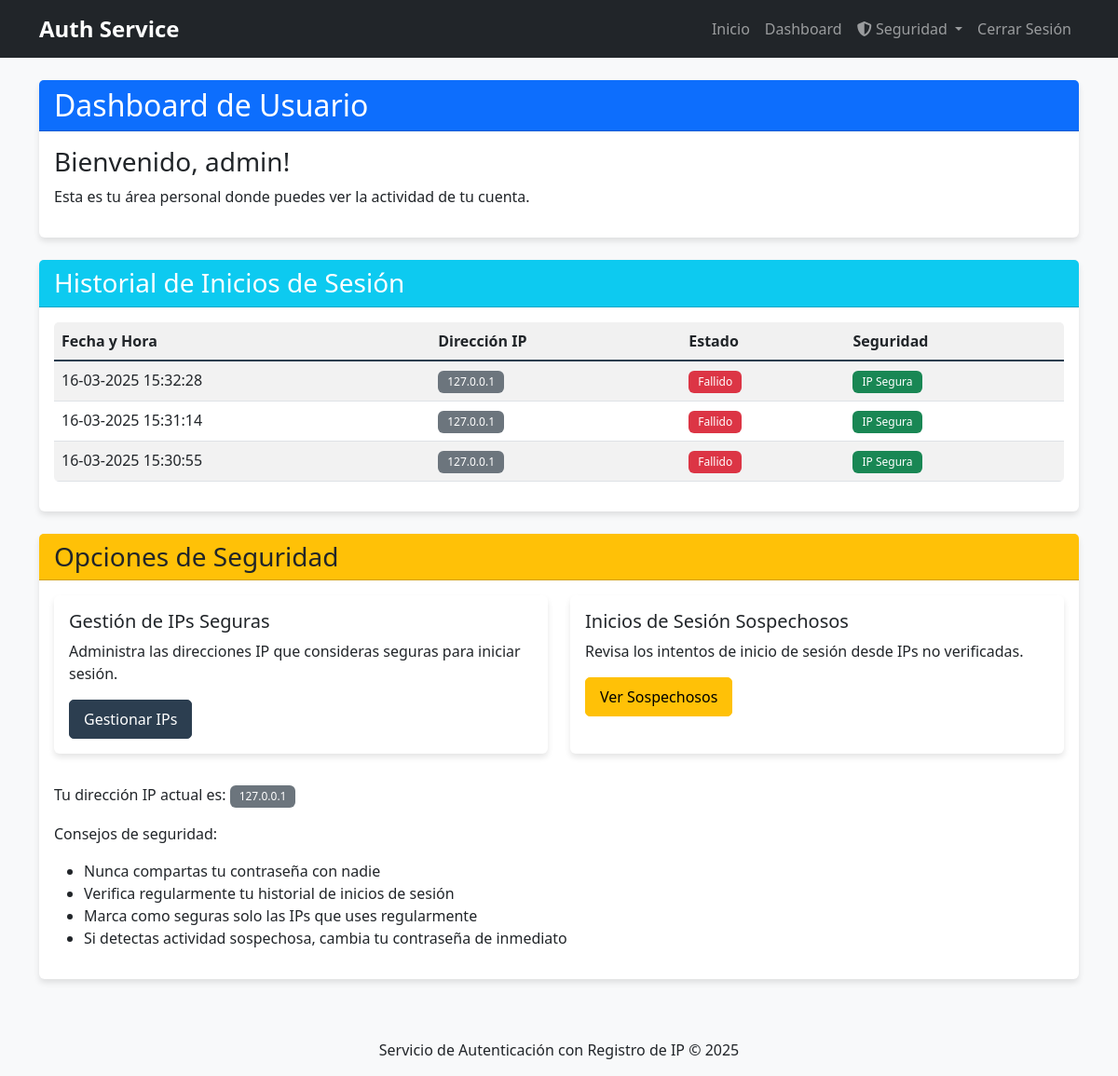
The page /dashboard (signed in) on the database its author committed.
### app.py (models this page shows, shortened)
class User(db.Model):
    id = db.Column(db.Integer, primary_key=True)
    username = db.Column(db.String(80), unique=True, nullable=False)
    password_hash = db.Column(db.String(200), nullable=False)
    logins = db.relationship('LoginHistory', backref='user', lazy=True)

class LoginHistory(db.Model):
    id = db.Column(db.Integer, primary_key=True)
    user_id = db.Column(db.Integer, db.ForeignKey('user.id'), nullable=False)
    ip_address = db.Column(db.String(45), nullable=False)  # IPv6 puede ser largo
    timestamp = db.Column(db.DateTime, default=datetime.utcnow)
    success = db.Column(db.Boolean, default=True)
    is_suspicious = db.Column(db.Boolean, default=False)  # Nuevo campo para marcar IPs sospechosas

### app.py (the view)
@app.route('/dashboard')
def dashboard():
    if 'user_id' not in session:
        flash('Debes iniciar sesión primero.')
        return redirect(url_for('login'))
    user = User.query.get(session['user_id'])
    login_history = LoginHistory.query.filter_by(user_id=user.id).order_by(LoginHistory.timestamp.desc()).all()
    return render_template('dashboard.html', user=user, login_history=login_history)

### app.py (called while the page is built)
def is_ip_safe(ip_address):
    return SafeIP.query.filter_by(ip_address=ip_address).first() is not None

@app.context_processor
def utility_processor():
    return {
        'is_ip_safe': is_ip_safe
    }

### templates/dashboard.html (shortened to what this page needs)
{% extends 'base.html' %}
{% block content %}
<div class="row">
    <div class="col-md-12">
        <div class="card mb-4">
            <div class="card-header bg-primary text-white">
                <h2 class="mb-0">Dashboard de Usuario</h2>
            </div>
            <div class="card-body">
                <h3>Bienvenido, {{ user.username }}!</h3>
                <p>Esta es tu área personal donde puedes ver la actividad de tu cuenta.</p>
            </div>
        </div>
    </div>
</div>
<div class="row">
    <div class="col-md-12">
        <div class="card">
            <div class="card-header bg-info text-white">
                <h3 class="mb-0">Historial de Inicios de Sesión</h3>
            </div>
            <div class="card-body">
                {% if login_history %}
                <div class="table-responsive">
                    <table class="table table-striped table-hover">
                        <thead>
                            <tr>
                                <th>Fecha y Hora</th>
                                <th>Dirección IP</th>
                                <th>Estado</th>
                                <th>Seguridad</th>
                            </tr>
                        </thead>
                        <tbody>
                            {% for login in login_history %}
                            <tr>
                                <td>{{ login.timestamp.strftime('%d-%m-%Y %H:%M:%S') }}</td>
                                <td>
                                    {% if login.is_suspicious %}
                                    <span class="badge bg-warning text-dark">{{ login.ip_address }}</span>
                                    {% else %}
                                    <span class="badge bg-secondary">{{ login.ip_address }}</span>
                                    {% endif %}
                                </td>
                                <td>
                                    {% if login.success %}
                                    <span class="badge bg-success">Exitoso</span>
                                    {% else %}
                                    <span class="badge bg-danger">Fallido</span>
                                    {% endif %}
                                </td>
                                <td>
                                    {% if login.is_suspicious %}
                                    <span class="badge bg-warning text-dark">IP No Verificada</span>
                                    {% else %}
                                    <span class="badge bg-success">IP Segura</span>
                                    {% endif %}
                                </td>
                            </tr>
                            {% endfor %}
                        </tbody>
                    </table>
                </div>
                {% else %}
                <div class="alert alert-info">
                    Aún no hay historial de inicios de sesión registrados.
                </div>
                {% endif %}
            </div>
        </div>
    </div>
</div>
<div class="row mt-4">
    <div class="col-md-12">
        <div class="card">
            <div class="card-header bg-warning text-dark">
                <h3 class="mb-0">Opciones de Seguridad</h3>
            </div>
            <div class="card-body">
                <div class="row">
                    <div class="col-md-6 mb-3">
                        <div class="card h-100">
                            <div class="card-body">
                                <h5 class="card-title">Gestión de IPs Seguras</h5>
                                <p class="card-text">Administra las direcciones IP que consideras seguras para iniciar sesión.</p>
                                <a href="{{ url_for('safe_ips') }}" class="btn btn-primary">Gestionar IPs</a>
                            </div>
                        </div>
                    </div>
                    <div class="col-md-6 mb-3">
                        <div class="card h-100">
                            <div class="card-body">
                                <h5 class="card-title">Inicios de Sesión Sospechosos</h5>
                                <p class="card-text">Revisa los intentos de inicio de sesión desde IPs no verificadas.</p>
                                <a href="{{ url_for('suspicious_logins') }}" class="btn btn-warning">Ver Sospechosos</a>
                            </div>
                        </div>
                    </div>
                </div>
                <div class="mt-3">
                    <p>Tu dirección IP actual es: <span class="badge bg-secondary">{{ request.remote_addr }}</span></p>
                    <p>Consejos de seguridad:</p>
                    <ul>
                        <li>Nunca compartas tu contraseña con nadie</li>
                        <li>Verifica regularmente tu historial de inicios de sesión</li>
                        <li>Marca como seguras solo las IPs que uses regularmente</li>
                        <li>Si detectas actividad sospechosa, cambia tu contraseña de inmediato</li>
                    </ul>
                </div>
            </div>
        </div>
    </div>
</div>
{% endblock %}

### static/css/style.css (style rules this page uses)
body { background-color: #f8f9fa; min-height: 100vh; display: flex; flex-direction: column; }
.card { box-shadow: 0 4px 6px rgba(0, 0, 0, 0.1); border: none; transition: transform 0.3s ease; }
.card-header { font-weight: bold; }
.btn { border-radius: 5px; padding: 8px 15px; font-weight: 500; }
.btn-primary { background-color: #2c3e50; border-color: #2c3e50; }
.table { border-radius: 5px; overflow: hidden; }
.table thead th { background-color: #f1f1f1; border-bottom: 2px solid #2c3e50; }
.badge { padding: 6px 10px; font-weight: 500; }

### rows shown on the page
User: username "admin"
LoginHistory: timestamp "16-03-2025 15:32:28", ip_address "127.0.0.1", success "Fallido", is_suspicious "IP Segura"
LoginHistory: timestamp "16-03-2025 15:31:14", ip_address "127.0.0.1", success "Fallido", is_suspicious "IP Segura"
LoginHistory: timestamp "16-03-2025 15:30:55", ip_address "127.0.0.1", success "Fallido", is_suspicious "IP Segura"

### other values the page prints
{{ request.remote_addr }} "127.0.0.1"
